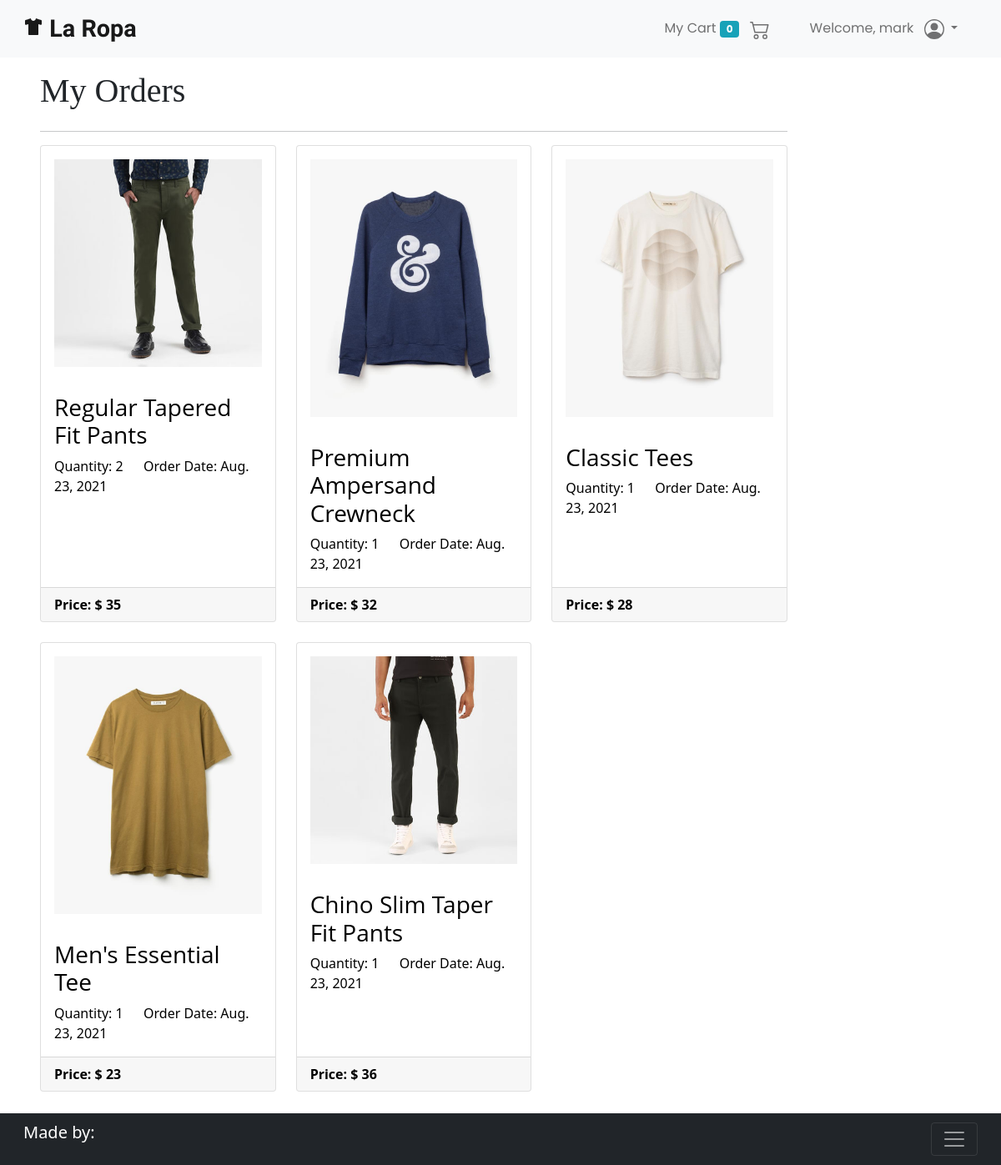
Screenshot of /orders/ (signed in) with the database file from the repository.
### ecomm/models.py (models this page shows, shortened)
class Order(models.Model):
    product = models.ForeignKey(Product, on_delete=models.CASCADE)
    user = models.ForeignKey(User, on_delete=models.CASCADE)
    quantity = models.IntegerField(default=1)
    price = models.IntegerField()
    address = models.CharField(max_length=200, blank=True)
    phone = models.CharField(max_length=20, blank=True)
    date = models.DateField(default=datetime.datetime.today)
    card_name = models.CharField(max_length=200, blank=True)
    card_number = models.CharField(max_length=20, blank=True)
    card_cvv = models.IntegerField(default=0)

class Product(models.Model):
    title = models.CharField(max_length=120)
    desc = models.CharField(max_length=500)
    price = models.FloatField(default=0.00)
    size = models.CharField(choices=SIZE, max_length=2)
    category = models.CharField(choices=CATEGORIES, max_length=2)
    img1 = models.ImageField(upload_to='ecomm/images', default='')
    img2 = models.ImageField(upload_to='ecomm/images', default='')
    img3 = models.ImageField(upload_to='ecomm/images', default='')

### ecomm/views.py (the view)
# urls.py: path('orders/', views.orderView, name="orders"),
@login_required
def orderView(request):
    user = request.user
    order = Order.objects.filter(user=user)
    context={
        'order' : order
    }
    print(order)
    return render(request, 'ecomm/orders.html', context)

### ecomm/templates/ecomm/orders.html (shortened to what this page needs)
{% extends 'base.html' %}
{% block content %}
    {% include 'nav.html' %}
    <div class="container-fluid row p-3 px-5">
        <h1>My Orders</h1>
        <div class="col-lg-10">
            <hr>
            <div class="row row-cols-1 row-cols-md-3 g-4">
            {% for items in order %}
                <div class="col">
                    <a href="/product/{{items.product.id}}/">
                        <div class="card h-100">
                            <img src={{items.product.img1.url}}
                                class="card-img-top p-3" alt="...">
                            <div class="card-body">
                                <h3 class="card-title">{{items.product.title}}</h3>
                                <p class="card-text">Quantity: {{items.quantity}} &emsp; Order Date: {{items.date}}</p>
                            </div>
                            <div class="card-footer">
                                <strong>Price: $ {{items.price}}</strong>
                            </div>
                        </div>
                    </a>
                </div>
            {% endfor %}
            </div>
        </div>
    </div>
    <br><br><br>
{% endblock content %}

### templates/nav.html (shortened to what this page needs)
<nav class="navbar sticky-top navbar-expand-lg navbar-light bg-light">
        <div class="container-fluid">
            <a class="navbar-brand" href="{% url 'home' %}">
                La Ropa
            </a>
            <div class="collapse navbar-collapse" id="navbarText">
                <span>
                    <ul class="navbar-nav me-auto mb-2 mb-lg-0">
                        <li class="nav-item px-3">
                            <a class="nav-link" href="{% url 'cart' %}">
                                My Cart
                                <span class="badge badge-info">{{ request.session.cart.keys|length }}</span>
                            </a>
                        </li>
                        {% if request.user.is_authenticated %}
                        <li class="nav-item dropdown px-3">
                            <a class="nav-link dropdown-toggle" href="#" id="navbarDarkDropdownMenuLink" role="button"
                                data-bs-toggle="dropdown" aria-expanded="false">
                                Welcome, {{request.user.username}}
                            </a>
                        </li>
                        {% else %}
                            <li class="nav-item px-3">
                                <a class="nav-link btn btn-dark" style="color: white;" href="{% url 'Login' %}">
                                    Login
                                </a>
                            </li>
                        {% endif %}
                    </ul>
                </span>
            </div>
        </div>
    </nav>

### ecomm/templates/ecomm/orders.html (style rules this page uses)
.navbar-brand { font-size: 1.8rem; font-family: 'Limelight', cursive; font-weight: 600; }
.nav-item { font-family: 'Poppins', sans-serif; }
h1 { font-family: 'Cormorant Garamond', serif; }
h3 { font-family: 'Open Sans', sans-serif; }
a { color: #000; text-decoration: none; }

### rows the page displays
Order: product.img1 (picture), product "Regular Tapered Fit Pants", quantity "2", date "Aug. 23, 2021", price "35"
Order: product.img1 (picture), product "Premium Ampersand Crewneck", quantity "1", date "Aug. 23, 2021", price "32"
Order: product.img1 (picture), product "Classic Tees", quantity "1", date "Aug. 23, 2021", price "28"
Order: product.img1 (picture), product "Men's Essential Tee", quantity "1", date "Aug. 23, 2021", price "23"
Order: product.img1 (picture), product "Chino Slim Taper Fit Pants", quantity "1", date "Aug. 23, 2021", price "36"

### other values shown
{{ request.session.cart.keys|length }} "0"
{{ request.user.username }} "mark"
